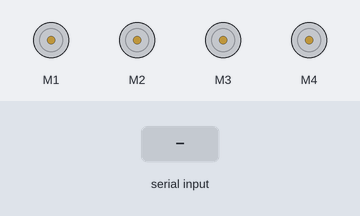
A sketch run on a simulated Arduino Uno, built with avr-gcc and run on an emulated ATmega328P. Shown: 4 × DC motor (green arrow = forward, orange = backward, longer = faster). The inputs (shaded band) are chosen by the test bench.

Above: at 1.2 s.
1.3 s: "forward\n" received over Serial
At 2.5 s:
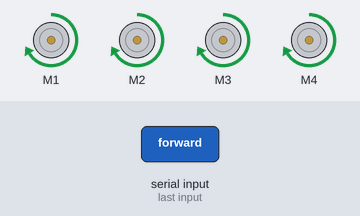
2.8 s: "backward\n" received over Serial
At 3.8 s:
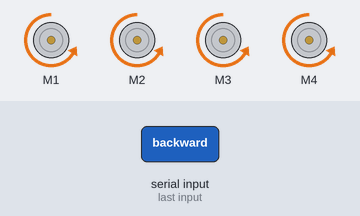
4.3 s: "left\n" received over Serial
At 4.8 s:
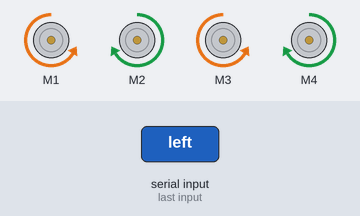
5.8 s: "right\n" received over Serial
At 7.0 s:
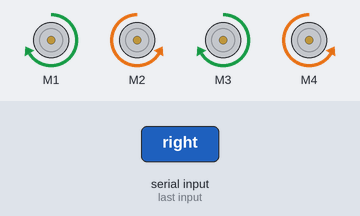
7.3 s: "f\n" received over Serial
At 8.2 s:
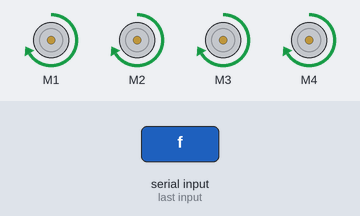
8.8 s: "b\n" received over Serial
At 9.3 s:
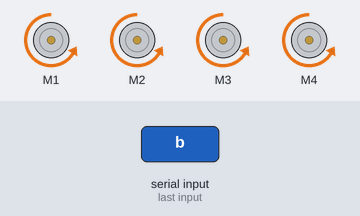
Timing chart, 0 to 11.3 s (numbered marks = the images above; inputs shaded):
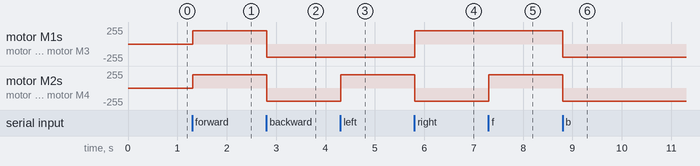

The sketch:

car.ino
```cpp
#include <AFMotor.h>

// Create motor objects for all 4 ports
AF_DCMotor motor1(1);
AF_DCMotor motor2(2);
AF_DCMotor motor3(3);
AF_DCMotor motor4(4);

String command = "";

void setup() {
  Serial.begin(9600);
  Serial.setTimeout(10);
  // Set initial speed (0 to 255)
  motor1.setSpeed(200);
  motor2.setSpeed(200);
  motor3.setSpeed(200);
  motor4.setSpeed(200);

  // Turn off motors initially
  motor1.run(RELEASE);
  motor2.run(RELEASE);
  motor3.run(RELEASE);
  motor4.run(RELEASE);
}

void loop() {
  if (Serial.available() > 0) {
    command = Serial.readStringUntil('\n');
    command.trim();
    if (command == "forward" || command == "f") {
      motor1.run(FORWARD);
      motor2.run(FORWARD);
      motor3.run(FORWARD);
      motor4.run(FORWARD);
    }
    else if (command == "backward" || command == "b") {
      motor1.run(BACKWARD);
      motor2.run(BACKWARD);
      motor3.run(BACKWARD);
      motor4.run(BACKWARD);
    }
    else if (command == "left" || command == "l") {
      motor1.run(BACKWARD);
      motor2.run(FORWARD);
      motor3.run(BACKWARD);
      motor4.run(FORWARD);
    }
    else if (command == "right" || command == "r") {
      motor1.run(FORWARD);
      motor2.run(BACKWARD);
      motor3.run(FORWARD);
      motor4.run(BACKWARD);
    }
    else if (command == "stop" || command == "s") {
      motor1.run(RELEASE);
      motor2.run(RELEASE);
      motor3.run(RELEASE);
      motor4.run(RELEASE);
    }
    else if (command == "bitch") {
      // Quick brum brum: forward, back, forward, stop
      motor1.run(FORWARD);
      motor2.run(FORWARD);
      motor3.run(FORWARD);
      motor4.run(FORWARD);
      delay(250); // short burst forward

      motor1.run(BACKWARD);
      motor2.run(BACKWARD);
      motor3.run(BACKWARD);
      motor4.run(BACKWARD);
      delay(180); // quick burst backward

      motor1.run(FORWARD);
      motor2.run(FORWARD);
      motor3.run(FORWARD);
      motor4.run(FORWARD);
      delay(250); // short burst forward

      motor1.run(RELEASE);
      motor2.run(RELEASE);
      motor3.run(RELEASE);
      motor4.run(RELEASE);
    }
}
}
```

Measured:
- after the input at 1.3 s, motor M1–4: stopped → forward 200/255 at once
- after the input at 2.8 s, motor M1–4: forward 200/255 → backward 200/255 at once
- after the input at 4.3 s, motor M2, motor M4: backward 200/255 → forward 200/255 at once
- after the input at 5.8 s, motor M1, motor M3: backward 200/255 → forward 200/255 at once; motor M2, motor M4: forward 200/255 → backward 200/255 at once
- after the input at 7.3 s, motor M2, motor M4: backward 200/255 → forward 200/255 at once
- after the input at 8.8 s, motor M1–4: forward 200/255 → backward 200/255 at once
